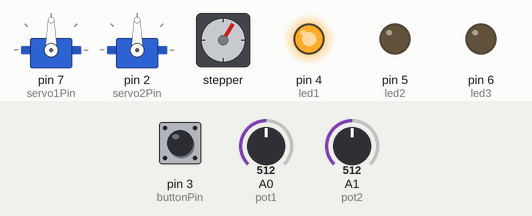
Bench run of a sketch on a simulated Arduino Uno, built with avr-gcc and run on an emulated ATmega328P. Shown: 2 × servo, stepper motor, output pins drawn as LEDs (lit = HIGH). The test bench sets the inputs (shaded band); at power-on: A1 (pot2) = 512, pin 3 (buttonPin) HIGH, A0 (pot1) = 512. Stepper angles assume 2048 steps per turn.

Above: at 1.2 s.
1.3 s: A1 (pot2) set to 122
4.3 s: A1 (pot2) set to 716
7.3 s: pin 3 (buttonPin) pulled LOW for 0.15 s
At 9.5 s:
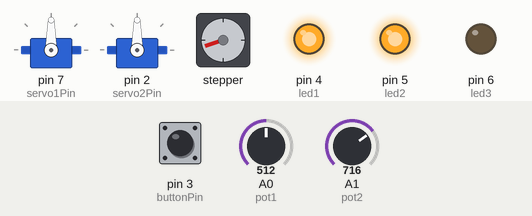
10.3 s: A0 (pot1) set to 716
At 11.5 s:
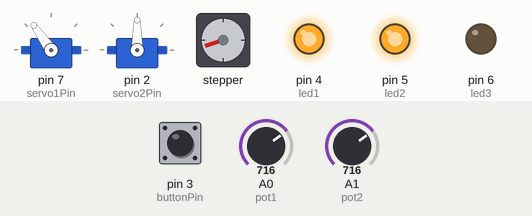
11.8 s: A0 (pot1) set to 900
At 12.6 s:
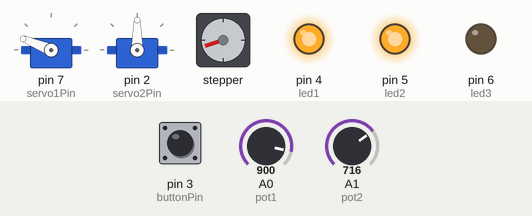
13.3 s: pin 3 (buttonPin) pulled LOW for 1 s
At 13.7 s:
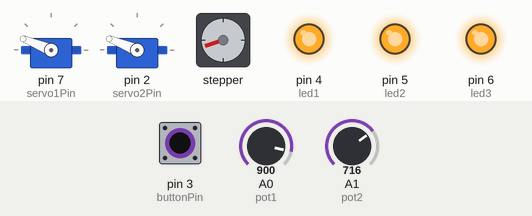
Timing chart, 0 to 16.3 s (numbered marks = the images above; inputs shaded):
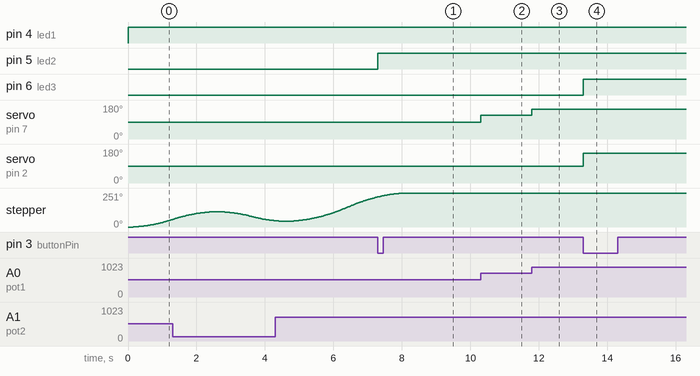

The sketch:

3Degreearmcode.ino
```cpp
#include <Servo.h>
#include <AccelStepper.h>

Servo servo1;
Servo servo2;
AccelStepper myStepper(AccelStepper::FULL4WIRE, 8, 10, 9, 11);

int buttonState = 1;
int lastButtonRead = HIGH;
int lastPot2Val = 0;
const int noiseThreshold = 10;

const int buttonPin = 3;
const int led1 = 4;
const int led2 = 5;
const int led3 = 6;
const int pot1 = A0;
const int pot2 = A1;
const int servo1Pin = 7;
const int servo2Pin = 2;

void setup() {
  pinMode(led1, OUTPUT);
  pinMode(led2, OUTPUT);
  pinMode(led3, OUTPUT);
  pinMode(buttonPin, INPUT_PULLUP);

  servo1.attach(servo1Pin);
  servo2.attach(servo2Pin);

  myStepper.setMaxSpeed(1000.0);
  myStepper.setAcceleration(400.0);
}

void loop() {
  int currentButtonRead = digitalRead(buttonPin);

  if (lastButtonRead == HIGH && currentButtonRead == LOW) {
    buttonState++;
  }
  lastButtonRead = currentButtonRead;

  if (buttonState == 1) {
    digitalWrite(led1, HIGH);
    digitalWrite(led2, LOW);
    digitalWrite(led3, LOW);

    int pot2Val = analogRead(pot2);

    if (abs(pot2Val - lastPot2Val) > noiseThreshold) {
      int stepperTarget = map(pot2Val, 0, 1023, 0, 2048);

      myStepper.enableOutputs();
      myStepper.moveTo(stepperTarget);

      lastPot2Val = pot2Val;
    }
  }

  else if (buttonState == 2) {
    digitalWrite(led1, HIGH);
    digitalWrite(led2, HIGH);
    digitalWrite(led3, LOW);

    int pot1Val = analogRead(pot1);
    int angle1 = map(pot1Val, 0, 1023, 0, 180);
    servo1.write(angle1);
  }

  else if (buttonState == 3) {
    digitalWrite(led1, HIGH);
    digitalWrite(led2, HIGH);
    digitalWrite(led3, HIGH);

    int pot1Val = analogRead(pot1);
    int angle2 = map(pot1Val, 0, 1023, 0, 180);
    servo2.write(angle2);
  }

  else {
    buttonState = 0;
    digitalWrite(led1, LOW);
    digitalWrite(led2, LOW);
    digitalWrite(led3, LOW);
  }

  if (myStepper.distanceToGo() == 0) {
    myStepper.disableOutputs();
  }

  myStepper.run();
}
```

Measured:
- after the input at 7.3 s, pin 5 (led2): LOW → HIGH at once
- after the input at 10.3 s, servo on pin 7 (servo1Pin): 90° → 125° at once
- after the input at 11.8 s, servo on pin 7 (servo1Pin): 125° → 158° at once
- after the input at 13.3 s, pin 6 (led3): LOW → HIGH at once; servo on pin 2 (servo2Pin): 90° → 158° at once
